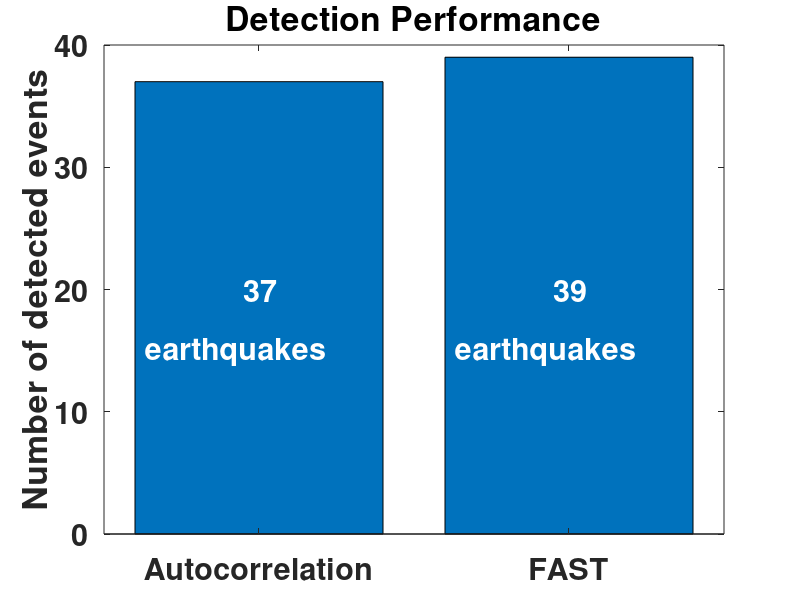
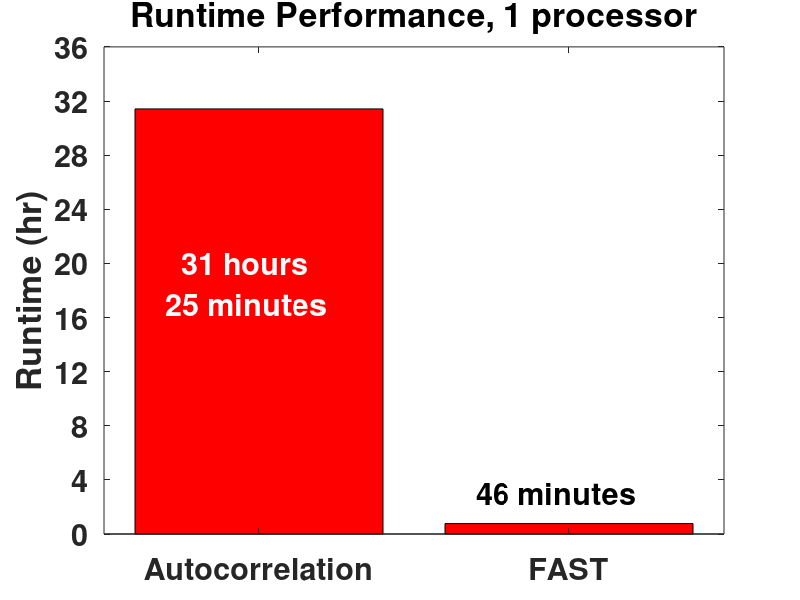
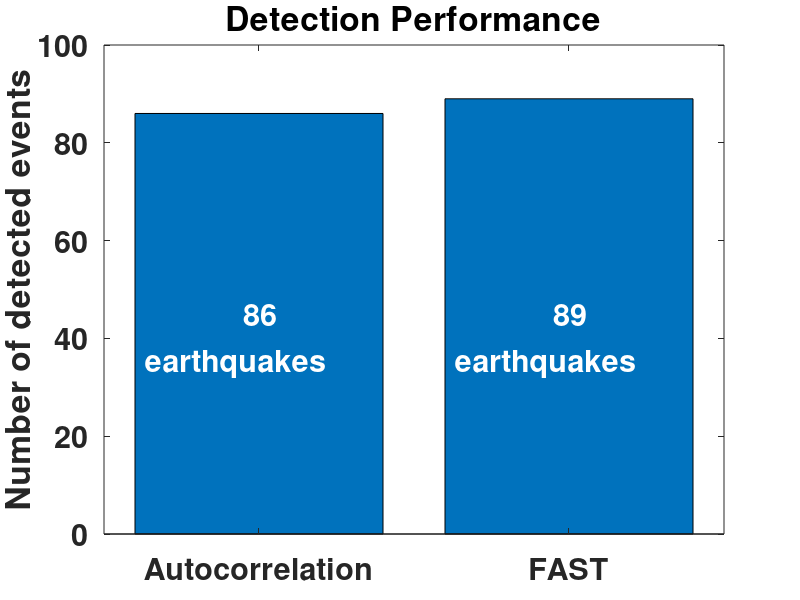
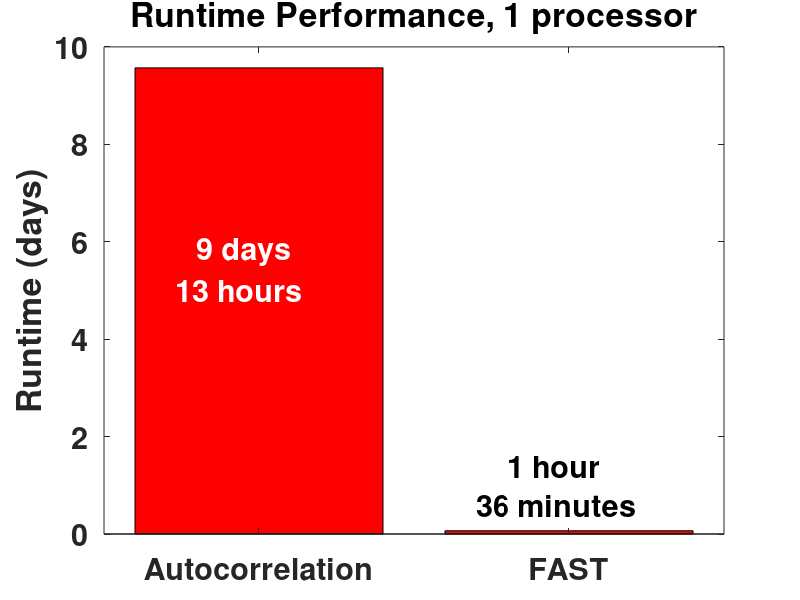

Reproduce these figures in MATLAB, in order.
close all
clear

% NCSN_Calaveras_7ch_24hr (haar_coefficients, keep 800 coefficients per channel)
ncsn.detections = [37 39]; % [autocorrelation fpss] number of detections
figure
bar(ncsn.detections);
set(gca, 'FontSize', 22, 'FontWeight', 'bold');
xlim([0.5 2.5]);
ylim([0 40]);
ylabel('Number of detected events');
set(gca, 'XTick', [0:3]);
set(gca,'XTickLabel', ['                ';'Autocorrelation ';'       FAST     ';'                ']);
title('Detection Performance');
% text(0.7, 60, '58 earthquakes', 'FontSize', 16);
% text(1.7, 60, '58 earthquakes', 'FontSize', 16);
text(0.95, 20, '37', 'color','w', 'FontSize', 22, 'FontWeight', 'bold');
text(1.95, 20, '39', 'color','w', 'FontSize', 22, 'FontWeight', 'bold');
text(0.63, 15, 'earthquakes', 'color','w', 'FontSize', 22, 'FontWeight', 'bold');
text(1.63, 15, 'earthquakes', 'color','w', 'FontSize', 22, 'FontWeight', 'bold');

ncsn.runtime.spectrogram = [8 8 8 8 8 8 8];
ncsn.runtime.wavelet = [44.9375 44.6077 45.4683 44.1139 43.5003 44.0073 45.4753 56.5572 45.5614 ...
    45.7758 48.1443 44.7065 44.7347 45.2605 50.7609 51.4546 44.3982 42.3639 ...
    42.5642 46.61 48.7261];
ncsn.runtime.fingerprint = [160.1626 47.5761 60.6864 85.431 36.9516 46.6987 35.4187];
% ncsn.runtime.minhash = [102.88 103.28 110.18 131.14 92.29 92.71 119.45]; % old_votesbug
% ncsn.runtime.database = [5.08 7.55 26.05 13.55 5.47 6.14 34.12]; % old_votesbug
% ncsn.runtime.search = [59.74 58.72 65.13 45.65 40.19 40.46 46.97]; % old_votesbug
% ncsn.runtime.network = [2.4826 0.88475 8.28 0.95 0.39591]; % old_votesbug
ncsn.runtime.minhash = [121.07 119.78 112.11 123.43 116.79 119.97 121.09];
ncsn.runtime.database = [5.74 5.7 6.05 6.18 5.9 6.24 6.07];
ncsn.runtime.search = [63.46 59 67.07 47.2 42.22 40.87 48.74];
ncsn.runtime.network = [5.5503 2.496 17.65 1.42];
ncsn.runtime.total = sum(ncsn.runtime.spectrogram) + sum(ncsn.runtime.wavelet) + ...
    sum(ncsn.runtime.fingerprint) + sum(ncsn.runtime.minhash) + sum(ncsn.runtime.database) + ...
    sum(ncsn.runtime.search) + sum(ncsn.runtime.network);

ncsn.runtimes = [31+25/60 ncsn.runtime.total/3600]; % [autocorrelation fpss] runtime (hr)
speedup = ncsn.runtimes(1)/ncsn.runtimes(2) % speedup factor

figure
bar(ncsn.runtimes, 'r');
set(gca, 'FontSize', 22, 'FontWeight', 'bold');
xlim([0.5 2.5]);
ylim([0 36]);
ylabel('Runtime (hr)');
set(gca, 'XTick', [0:3]);
set(gca,'XTickLabel', ['                ';'Autocorrelation ';'       FAST     ';'                ']);
set(gca, 'YTick', [0:4:36]);
set(gca,'YTickLabel', [' 0';' 4';' 8';'12';'16';'20';'24';'28';'32';'36']);
title('Runtime Performance, 1 processor');
% text(0.6, 32.5, '31 hours 25 minutes', 'FontSize', 16);
% text(1.8, 2, '45 minutes', 'FontSize', 16);
text(0.75, 20, '31 hours', 'color','w', 'FontSize', 22, 'FontWeight', 'bold');
text(0.7, 17, '25 minutes', 'color','w', 'FontSize', 22, 'FontWeight', 'bold');
text(1.7, 3, '46 minutes', 'FontSize', 22, 'FontWeight', 'bold');

% NCSN_CCOB_EHN_1wk
ncsn.detections = [86 89]; % [ac.eq ac.lfe; fpss.eq fpss.lfe] number of detections
figure
bar(ncsn.detections,'stacked');
set(gca, 'FontSize', 22, 'FontWeight', 'bold');
xlim([0.5 2.5]);
ylabel('Number of detected events');
set(gca, 'XTick', [0:3]);
set(gca,'XTickLabel', ['                ';'Autocorrelation ';'       FAST     ';'                ']);
title('Detection Performance');
% text(0.7, 5, '12 earthquakes', 'FontSize', 16, 'color', 'w');
% text(0.85, 20, '15 LFEs', 'FontSize', 16, 'color', 'w');
% text(1.7, 5, '10 earthquakes', 'FontSize', 16, 'color', 'w');
% text(1.85, 20, '20 LFEs', 'FontSize', 16, 'color', 'w');
text(0.95, 45, '86', 'color','w', 'FontSize', 22, 'FontWeight', 'bold');
text(1.95, 45, '89', 'color','w', 'FontSize', 22, 'FontWeight', 'bold');
text(0.63, 35, 'earthquakes', 'color','w', 'FontSize', 22, 'FontWeight', 'bold');
text(1.63, 35, 'earthquakes', 'color','w', 'FontSize', 22, 'FontWeight', 'bold');

% FPSS runtimes
ncsn.runtime.spectrogram = [3.3935 2.9526 2.9289 2.9241 2.9238 2.9336 2.9446 2.9441 2.9367 2.9852 ...
    2.9362 2.854 2.9184 2.9477 2.9371 2.9508 2.9365 2.9303 2.9456 2.8725 2.8356];
ncsn.runtime.wavelet = [55.8768 55.9507 56.1847 55.9518 55.9249 56.1811 56.5656 56.6883 56.5017 55.8517 ...
     55.442 55.3529 55.3936 55.4441 55.4778 55.4377 55.4341 55.3814 55.1606 55.4019 55.3372];
ncsn.runtime.fingerprint = [949.2784];
% ncsn.runtime.minhash = [609.03]; % old_votesbug
% ncsn.runtime.database = [26.61]; % old_votesbug
% ncsn.runtime.search = [2353.9]; % old_votesbug
ncsn.runtime.minhash = [616.05];
ncsn.runtime.database = [26.97];
ncsn.runtime.search = [2959.0];
ncsn.runtime.total = sum(ncsn.runtime.spectrogram) + sum(ncsn.runtime.wavelet) + ...
    sum(ncsn.runtime.fingerprint) + sum(ncsn.runtime.minhash) + sum(ncsn.runtime.database) + ...
    sum(ncsn.runtime.search);

% Autocorrelation runtimes
ncsn.ac.onechannel = 51674.1246991158*16; % autocorrelation runtime (1 channel), (s), times number of processors
ncsn.ac.total = ncsn.ac.onechannel;

% Total runtimes (days)
ncsn.runtimes = [ncsn.ac.total ncsn.runtime.total]/(3600*24); % [autocorrelation fpss] runtime (days)
speedup = ncsn.runtimes(1)/ncsn.runtimes(2) % speedup factor

figure
bar(ncsn.runtimes, 'r');
set(gca, 'FontSize', 22, 'FontWeight', 'bold');
xlim([0.5 2.5]);
ylim([0 10]);
ylabel('Runtime (days)');
set(gca, 'XTick', [0:3]);
set(gca,'XTickLabel', ['                ';'Autocorrelation ';'       FAST     ';'                ']);
% set(gca, 'YTick', [0:1:8]);
title('Runtime Performance, 1 processor');
% text(0.7, 6.8, '6 days 13 hours', 'FontSize', 16);
% text(1.65, 0.3, '1 hour 42 minutes', 'FontSize', 16);
text(0.8, 5.8, '9 days', 'color','w', 'FontSize', 22, 'FontWeight', 'bold');
text(0.73, 5.0, '13 hours', 'color','w', 'FontSize', 22, 'FontWeight', 'bold');
% text(1.8, 1.2, '1 hour', 'FontSize', 22, 'FontWeight', 'bold'); % old_votesbug
% text(1.7, 0.4, '26 minutes', 'FontSize', 22, 'FontWeight', 'bold'); % old_votesbug
text(1.8, 1.4, '1 hour', 'FontSize', 22, 'FontWeight', 'bold');
text(1.7, 0.6, '36 minutes', 'FontSize', 22, 'FontWeight', 'bold');